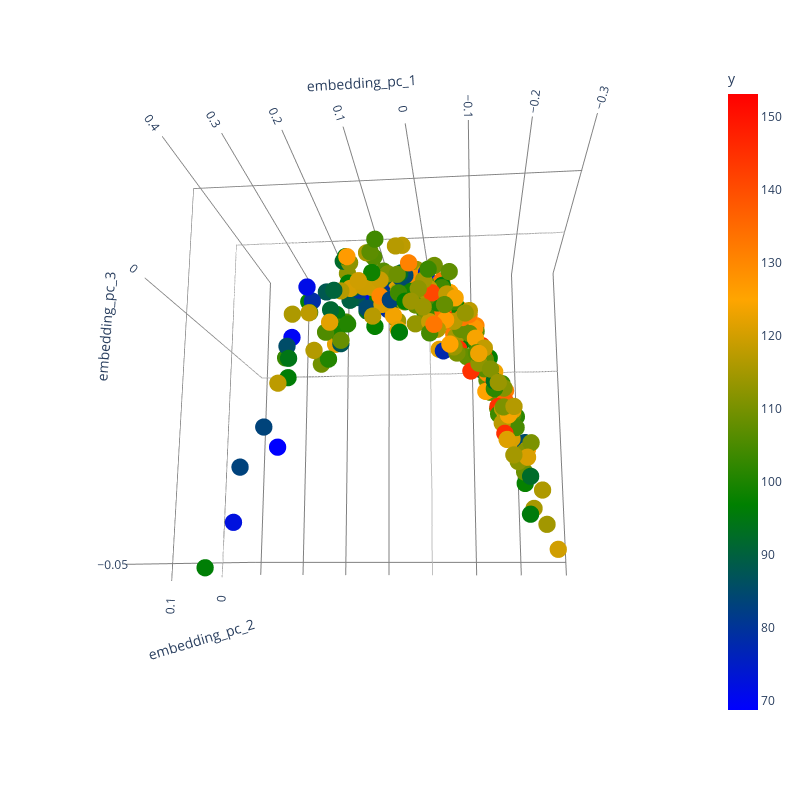

The notebook cell this image was saved under:
### Code cell
fig = px.scatter_3d(test_df, x='embedding_pc_1', y='embedding_pc_2', z='embedding_pc_3',
              color='y', color_continuous_scale=["blue", "green", "orange", "red"])
fig.update_traces(marker=dict(size=6))
fig.update_layout(
    width=800,  # Adjust width as needed
    height=800,  # Adjust height as needed
    scene=dict(
        xaxis=dict(gridcolor='grey', backgroundcolor='white'),
        yaxis=dict(gridcolor='grey', backgroundcolor='white'),
        zaxis=dict(gridcolor='grey', backgroundcolor='white'),
        bgcolor='white'
    ),
    paper_bgcolor='white',
    plot_bgcolor='white'
)
ref_point = test_df.iloc[[0]]
# fig.add_scatter3d(x=ref_point['embedding_pc_1'], y=ref_point['embedding_pc_2'], z=ref_point['embedding_pc_3'],
#                   mode='markers', marker=dict(size=12, color='black'), name='Specific Point')
# fig.write_image("embedding.svg", format='svg')
fig.show()

### Figure 1 — Plotly figure (JSON) as saved in the notebook; plotly's stock layout.template omitted (floating-point values rounded to 4 significant figures; data arrays with more than 128 entries replaced by an {"elided": "..."} marker saying what was removed)
{"data": [{"hovertemplate": "embedding_pc_1=%{x}<br>embedding_pc_2=%{y}<br>embedding_pc_3=%{z}<br>y=%{marker.color}<extra></extra>", "legendgroup": "", "marker": {"color": {"elided": "308 float values"}, "coloraxis": "coloraxis", "size": 6, "symbol": "circle"}, "mode": "markers", "name": "", "scene": "scene", "showlegend": false, "type": "scatter3d", "x": {"elided": "308 float values"}, "y": {"elided": "308 float values"}, "z": {"elided": "308 float values"}}], "layout": {"coloraxis": {"colorbar": {"title": {"text": "y"}}, "colorscale": [[0, "blue"], [0.3333, "green"], [0.6667, "orange"], [1, "red"]]}, "height": 800, "legend": {"tracegroupgap": 0}, "margin": {"t": 60}, "paper_bgcolor": "white", "plot_bgcolor": "white", "scene": {"aspectmode": "auto", "aspectratio": {"x": 1, "y": 1, "z": 1}, "bgcolor": "white", "camera": {"center": {"x": 0, "y": 0, "z": 0}, "eye": {"x": -0.2108, "y": 2.107, "z": -0.449}, "projection": {"type": "perspective"}, "up": {"x": 0, "y": 0, "z": 1}}, "domain": {"x": [0, 1], "y": [0, 1]}, "xaxis": {"backgroundcolor": "white", "gridcolor": "grey", "title": {"text": "embedding_pc_1"}, "type": "linear"}, "yaxis": {"backgroundcolor": "white", "gridcolor": "grey", "title": {"text": "embedding_pc_2"}, "type": "linear"}, "zaxis": {"backgroundcolor": "white", "gridcolor": "grey", "title": {"text": "embedding_pc_3"}, "type": "linear"}}, "width": 800}}
